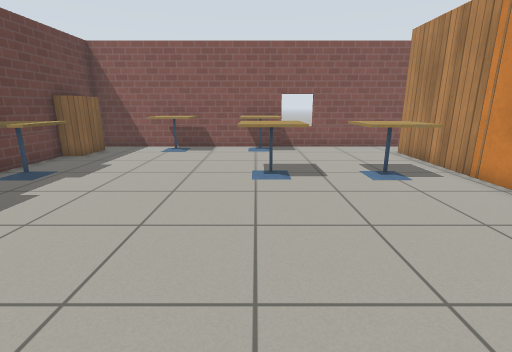
View 1 (above)

17 first-person views from a walk through a Gazebo world. The camera is 1 m above the floor, tilts 14° down and sees 85° across. Floor lines are 1 m apart. The floor is counted in squares, 0.5 m on a side. Each view is taken from the middle of a square. On the plan, view 1 faces up. The plan holds only what a view shows up to about 17 squares ahead; the rest is blank. Robots are left out. Gazebo's built-in surfaces are drawn with simple patterns. Some surface patterns are stand-ins.

View 2
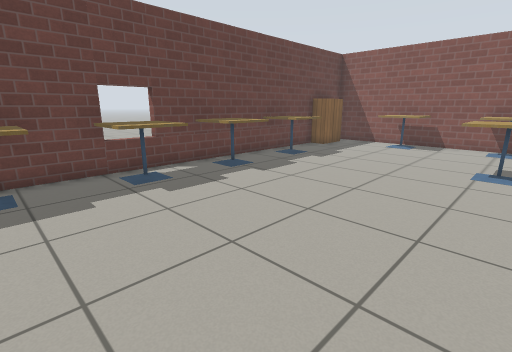

View 3
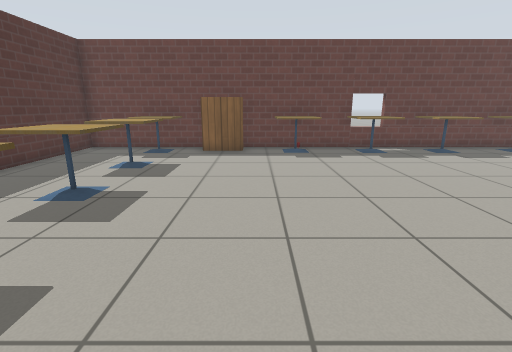

View 4
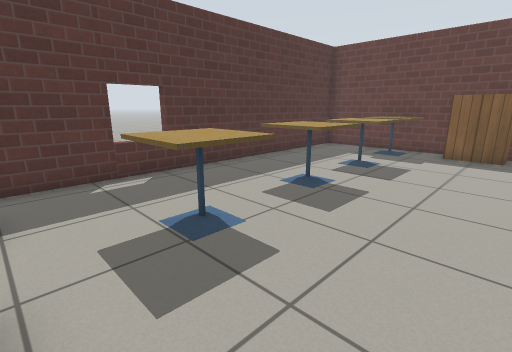

View 5
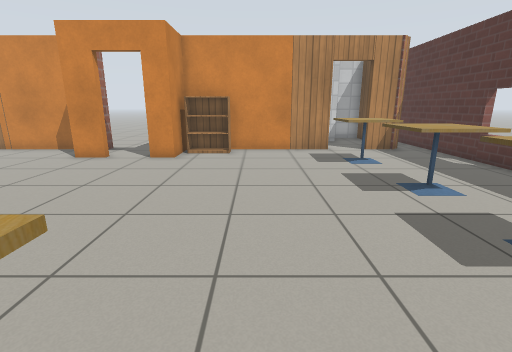

View 6
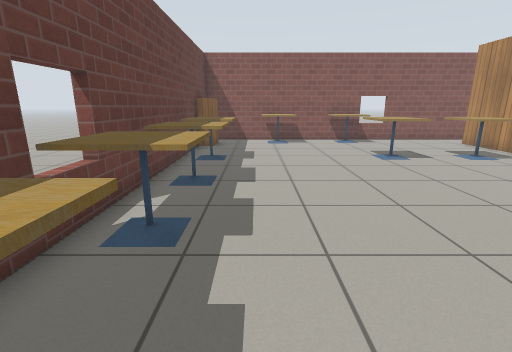

View 7
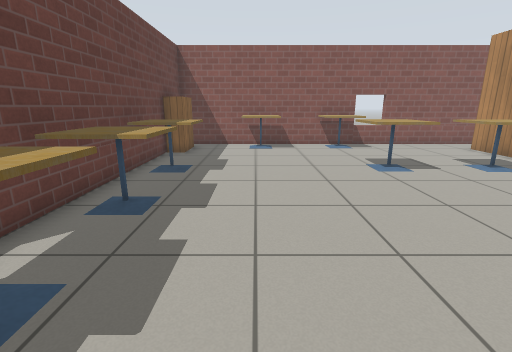

View 8
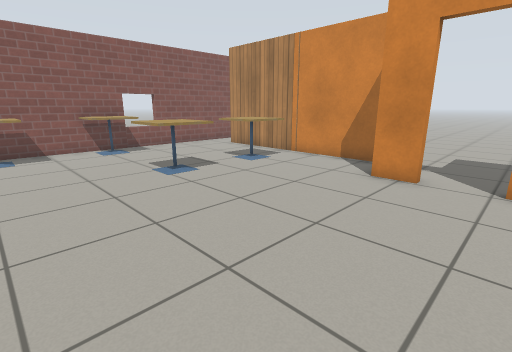

View 9
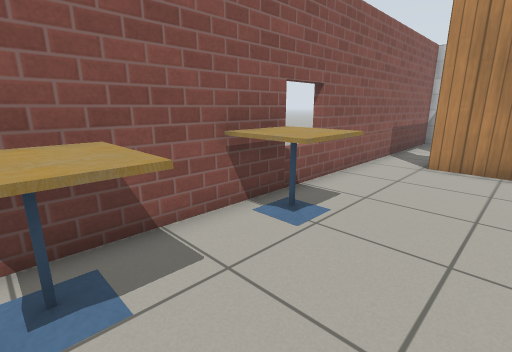

View 10
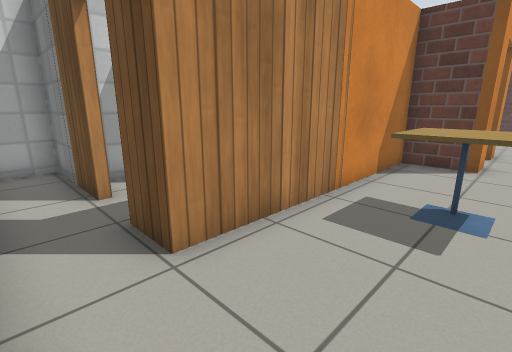

View 11
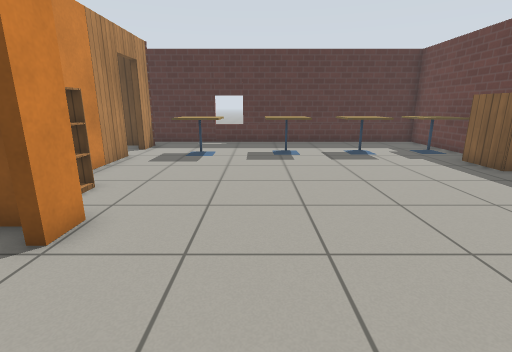

View 12
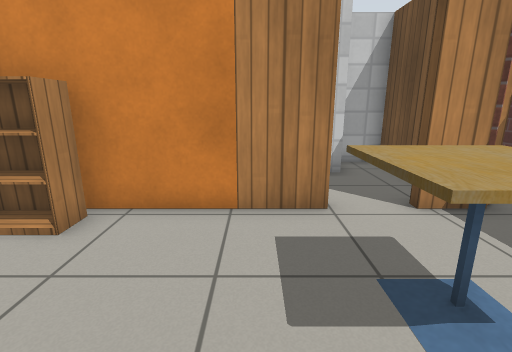

View 13
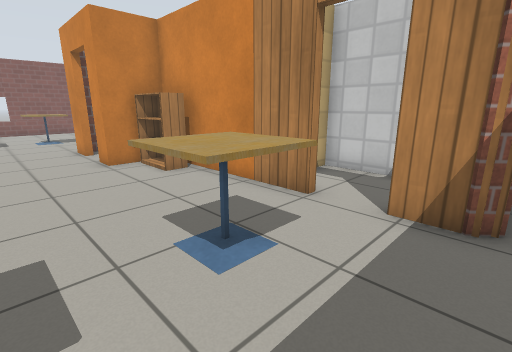

View 14
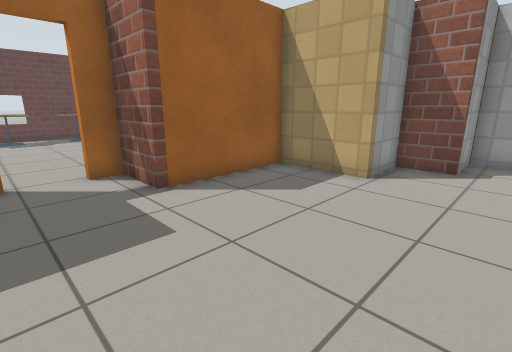

View 15
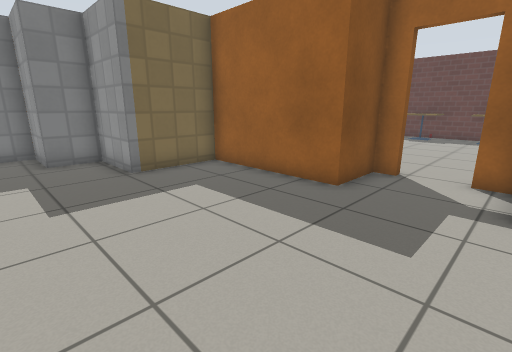

View 16
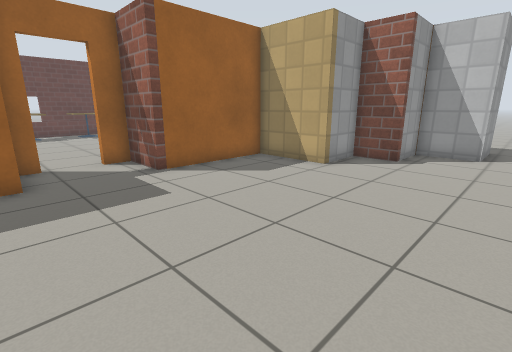

View 17
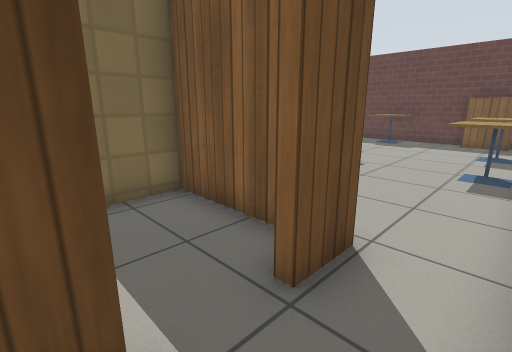

### Floor plan
Ten units are one square. View 1 is at (0, 0); x grows to the right and y downward. Boxes are objects, and circles mark ways between rooms. Rooms are numbered by the first view taken in them; rooms with no view inside come last. Other rooms are left out.
<svg viewBox="-90 -150 245 277">
<path fill="none" stroke="#000" d="M41 -20 41 -33 63 -33 63 -123 77 -123M63 7 41 7 41 -3M63 75 63 24M95 -123 134 -123 134 -143 -80 -143 -80 122 92 122M66 109 63 105 63 91M63 24 63 7M44 -3 44 4 66 4 66 56 98 56 98 83 115 83 115 106 125 106M137 -121 115 -121 115 -99 98 -99 98 -77 66 -77 66 -30 44 -30 44 -20M95 87 95 59 89 59M71 106 112 106 112 91M112 -111 112 -116M66 -111 66 -80 84 -80"/>
<rect x="-85" y="15" width="10" height="10" fill="#bbb"><title>other object</title></rect>
<rect x="-85" y="-135" width="20" height="20" fill="#bbb"><title>bookshelf</title></rect>
<rect x="-75" y="75" width="20" height="20" fill="#bbb"><title>cafe table</title></rect>
<rect x="-75" y="45" width="10" height="20" fill="#bbb"><title>bookshelf</title></rect>
<rect x="-75" y="15" width="20" height="20" fill="#bbb"><title>cafe table</title></rect>
<rect x="-75" y="-25" width="20" height="20" fill="#bbb"><title>cafe table</title></rect>
<rect x="-75" y="-55" width="20" height="20" fill="#bbb"><title>cafe table</title></rect>
<rect x="-75" y="-95" width="20" height="30" fill="#bbb"><title>cafe table</title></rect>
<rect x="-45" y="75" width="20" height="20" fill="#bbb"><title>cafe table</title></rect>
<rect x="-45" y="-145" width="20" height="30" fill="#bbb"><title>cafe table</title></rect>
<rect x="-15" y="75" width="20" height="20" fill="#bbb"><title>cafe table</title></rect>
<rect x="-5" y="-95" width="20" height="30" fill="#bbb"><title>cafe table</title></rect>
<rect x="-5" y="-145" width="20" height="20" fill="#bbb"><title>cafe table</title></rect>
<rect x="25" y="65" width="20" height="30" fill="#bbb"><title>cafe table</title></rect>
<rect x="25" y="-95" width="20" height="30" fill="#bbb"><title>cafe table</title></rect>
<rect x="45" y="15" width="20" height="10" fill="#bbb"><title>bookshelf</title></rect>
<circle cx="40" cy="-15" r="3" fill="#2a7"/>
<circle cx="63" cy="83" r="3" fill="#2a7"/>
<circle cx="85" cy="-120" r="3" fill="#2a7"/>
<text x="0" y="-20">1</text>
<text x="120" y="0">2</text>
<text x="90" y="90">3</text>
<text x="90" y="-100">4</text>
</svg>
Room 1 opens to room 2. Room 1 opens to room 3. Room 1 opens to room 4.

Where each view was taken, in squares from view 1:
view 1: 0 up, 0 right, facing up
view 2: 2 down, 1 right, facing up-left
view 3: 4 down, 6 right, facing left
view 4: 4 down, 6 right, facing down-left
view 5: 4 down, 7 left, facing right
view 6: 3 down, 5 left, facing up
view 7: 1 down, 4 left, facing up
view 8: 0 up, 4 left, facing up-right
view 9: 10 up, 4 left, facing up-right
view 10: 14 up, 3 right, facing down-right
view 11: 4 up, 1 right, facing down
view 12: 6 down, 1 right, facing right
view 13: 11 down, 1 right, facing up-right
view 14: 0 up, 13 right, facing up-left
view 15: 3 up, 13 right, facing down-left
view 16: 1 down, 15 right, facing up-left
view 17: 14 up, 10 right, facing down-left
